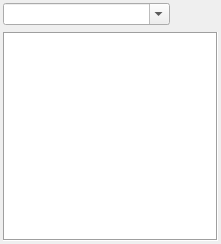
  <widget class="QFrame" name="textureListFrame">
   <property name="geometry">
    <rect>
     <x>550</x>
     <y>210</y>
     <width>221</width>
     <height>244</height>
    </rect>
   </property>
   <property name="frameShape">
    <enum>QFrame::NoFrame</enum>
   </property>
   <property name="frameShadow">
    <enum>QFrame::Plain</enum>
   </property>
   <layout class="QVBoxLayout" name="verticalLayout">
    <property name="spacing">
     <number>6</number>
    </property>
    <property name="leftMargin">
     <number>3</number>
    </property>
    <property name="topMargin">
     <number>3</number>
    </property>
    <property name="rightMargin">
     <number>3</number>
    </property>
    <property name="bottomMargin">
     <number>3</number>
    </property>
    <item>
     <layout class="QHBoxLayout" name="textureListControls">
      <property name="spacing">
       <number>0</number>
      </property>
      <item>
       <widget class="QComboBox" name="textureListFilter">
        <property name="sizePolicy">
         <sizepolicy hsizetype="MinimumExpanding" vsizetype="Fixed">
          <horstretch>0</horstretch>
          <verstretch>0</verstretch>
         </sizepolicy>
        </property>
        <property name="editable">
         <bool>true</bool>
        </property>
       </widget>
      </item>
      <item>
       <widget class="QToolButton" name="cancelTextureListFilter">
        <property name="text">
         <string/>
        </property>
        <property name="icon">
         <iconset resource="../Resources/resources.qrc">
          <normaloff>:/cross.png</normaloff>:/cross.png</iconset>
        </property>
        <property name="autoRaise">
         <bool>true</bool>
        </property>
       </widget>
      </item>
      <item>
       <widget class="QToolButton" name="colSelect">
        <property name="toolTip">
         <string>Select visible columns</string>
        </property>
        <property name="icon">
         <iconset resource="../Resources/resources.qrc">
          <normaloff>:/timeline_marker.png</normaloff>:/timeline_marker.png</iconset>
        </property>
        <property name="autoRaise">
         <bool>true</bool>
        </property>
       </widget>
      </item>
     </layout>
    </item>
    <item>
     <widget class="RDTreeWidget" name="textureList">
      <property name="frameShape">
       <enum>QFrame::Box</enum>
      </property>
      <property name="frameShadow">
       <enum>QFrame::Sunken</enum>
      </property>
      <property name="editTriggers">
       <set>QAbstractItemView::NoEditTriggers</set>
      </property>
      <property name="showDropIndicator" stdset="0">
       <bool>false</bool>
      </property>
      <property name="indentation">
       <number>0</number>
      </property>
      <property name="rootIsDecorated">
       <bool>true</bool>
      </property>
      <property name="uniformRowHeights">
       <bool>true</bool>
      </property>
      <property name="itemsExpandable">
       <bool>false</bool>
      </property>
      <property name="sortingEnabled">
       <bool>true</bool>
      </property>
      <property name="allColumnsShowFocus">
       <bool>true</bool>
      </property>
      <property name="wordWrap">
       <bool>false</bool>
      </property>
      <property name="clearSelectionOnFocusLoss" stdset="0">
       <bool>false</bool>
      </property>
     </widget>
    </item>
   </layout>
  </widget>
